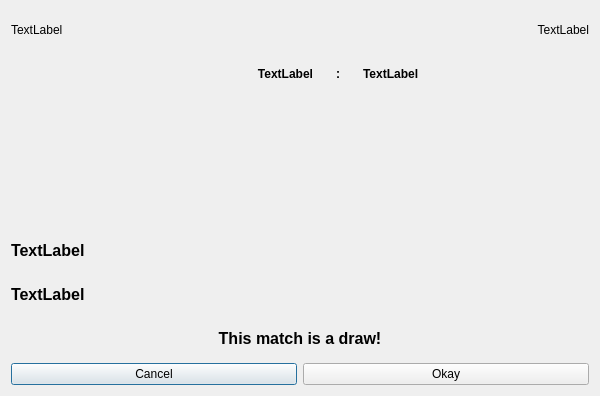
<?xml version="1.0" encoding="UTF-8"?>
<ui version="4.0">
 <class>DlgMatchResult</class>
 <widget class="QDialog" name="DlgMatchResult">
  <property name="geometry">
   <rect>
    <x>0</x>
    <y>0</y>
    <width>600</width>
    <height>396</height>
   </rect>
  </property>
  <property name="windowTitle">
   <string>Dialog</string>
  </property>
  <layout class="QVBoxLayout" name="verticalLayout_2">
   <item>
    <layout class="QVBoxLayout" name="verticalLayout">
     <item>
      <layout class="QHBoxLayout" name="horizontalLayout">
       <item>
        <widget class="QLabel" name="laMatchNum">
         <property name="text">
          <string>TextLabel</string>
         </property>
        </widget>
       </item>
       <item>
        <widget class="QLabel" name="laCatName">
         <property name="text">
          <string>TextLabel</string>
         </property>
         <property name="alignment">
          <set>Qt::AlignRight|Qt::AlignTrailing|Qt::AlignVCenter</set>
         </property>
        </widget>
       </item>
      </layout>
     </item>
     <item>
      <layout class="QHBoxLayout" name="horizontalLayout_3" stretch="2,6,1,6">
       <item>
        <spacer name="horizontalSpacer">
         <property name="orientation">
          <enum>Qt::Horizontal</enum>
         </property>
         <property name="sizeHint" stdset="0">
          <size>
           <width>40</width>
           <height>20</height>
          </size>
         </property>
        </spacer>
       </item>
       <item>
        <widget class="QLabel" name="laPlayer1Name">
         <property name="font">
          <font>
           <weight>75</weight>
           <bold>true</bold>
          </font>
         </property>
         <property name="text">
          <string>TextLabel</string>
         </property>
         <property name="alignment">
          <set>Qt::AlignRight|Qt::AlignTrailing|Qt::AlignVCenter</set>
         </property>
        </widget>
       </item>
       <item>
        <widget class="QLabel" name="label_2">
         <property name="font">
          <font>
           <weight>75</weight>
           <bold>true</bold>
          </font>
         </property>
         <property name="text">
          <string>:</string>
         </property>
         <property name="alignment">
          <set>Qt::AlignCenter</set>
         </property>
        </widget>
       </item>
       <item>
        <widget class="QLabel" name="laPlayer2Name">
         <property name="font">
          <font>
           <weight>75</weight>
           <bold>true</bold>
          </font>
         </property>
         <property name="text">
          <string>TextLabel</string>
         </property>
        </widget>
       </item>
      </layout>
     </item>
     <item>
      <widget class="GameResultWidget" name="game1Widget" native="true"/>
     </item>
     <item>
      <widget class="GameResultWidget" name="game2Widget" native="true"/>
     </item>
     <item>
      <widget class="GameResultWidget" name="game3Widget" native="true"/>
     </item>
     <item>
      <widget class="QLabel" name="laWinnerName">
       <property name="font">
        <font>
         <pointsize>12</pointsize>
         <weight>75</weight>
         <bold>true</bold>
        </font>
       </property>
       <property name="text">
        <string>TextLabel</string>
       </property>
      </widget>
     </item>
     <item>
      <widget class="QLabel" name="laLoserName">
       <property name="font">
        <font>
         <pointsize>12</pointsize>
         <weight>75</weight>
         <bold>true</bold>
        </font>
       </property>
       <property name="text">
        <string>TextLabel</string>
       </property>
      </widget>
     </item>
     <item>
      <widget class="QLabel" name="laDraw">
       <property name="font">
        <font>
         <pointsize>12</pointsize>
         <weight>75</weight>
         <bold>true</bold>
        </font>
       </property>
       <property name="text">
        <string>This match is a draw!</string>
       </property>
       <property name="alignment">
        <set>Qt::AlignCenter</set>
       </property>
      </widget>
     </item>
     <item>
      <layout class="QHBoxLayout" name="horizontalLayout_2">
       <item>
        <widget class="QPushButton" name="btnCancel">
         <property name="text">
          <string>Cancel</string>
         </property>
        </widget>
       </item>
       <item>
        <widget class="QPushButton" name="btnOkay">
         <property name="text">
          <string>Okay</string>
         </property>
        </widget>
       </item>
      </layout>
     </item>
    </layout>
   </item>
  </layout>
 </widget>
 <customwidgets>
  <customwidget>
   <class>GameResultWidget</class>
   <extends>QWidget</extends>
   <header>ui/GameResultWidget.h</header>
   <container>1</container>
  </customwidget>
 </customwidgets>
 <resources/>
 <connections>
  <connection>
   <sender>btnOkay</sender>
   <signal>clicked()</signal>
   <receiver>DlgMatchResult</receiver>
   <slot>accept()</slot>
   <hints>
    <hint type="sourcelabel">
     <x>445</x>
     <y>367</y>
    </hint>
    <hint type="destinationlabel">
     <x>299</x>
     <y>197</y>
    </hint>
   </hints>
  </connection>
  <connection>
   <sender>btnCancel</sender>
   <signal>clicked()</signal>
   <receiver>DlgMatchResult</receiver>
   <slot>reject()</slot>
   <hints>
    <hint type="sourcelabel">
     <x>153</x>
     <y>367</y>
    </hint>
    <hint type="destinationlabel">
     <x>299</x>
     <y>197</y>
    </hint>
   </hints>
  </connection>
 </connections>
</ui>
